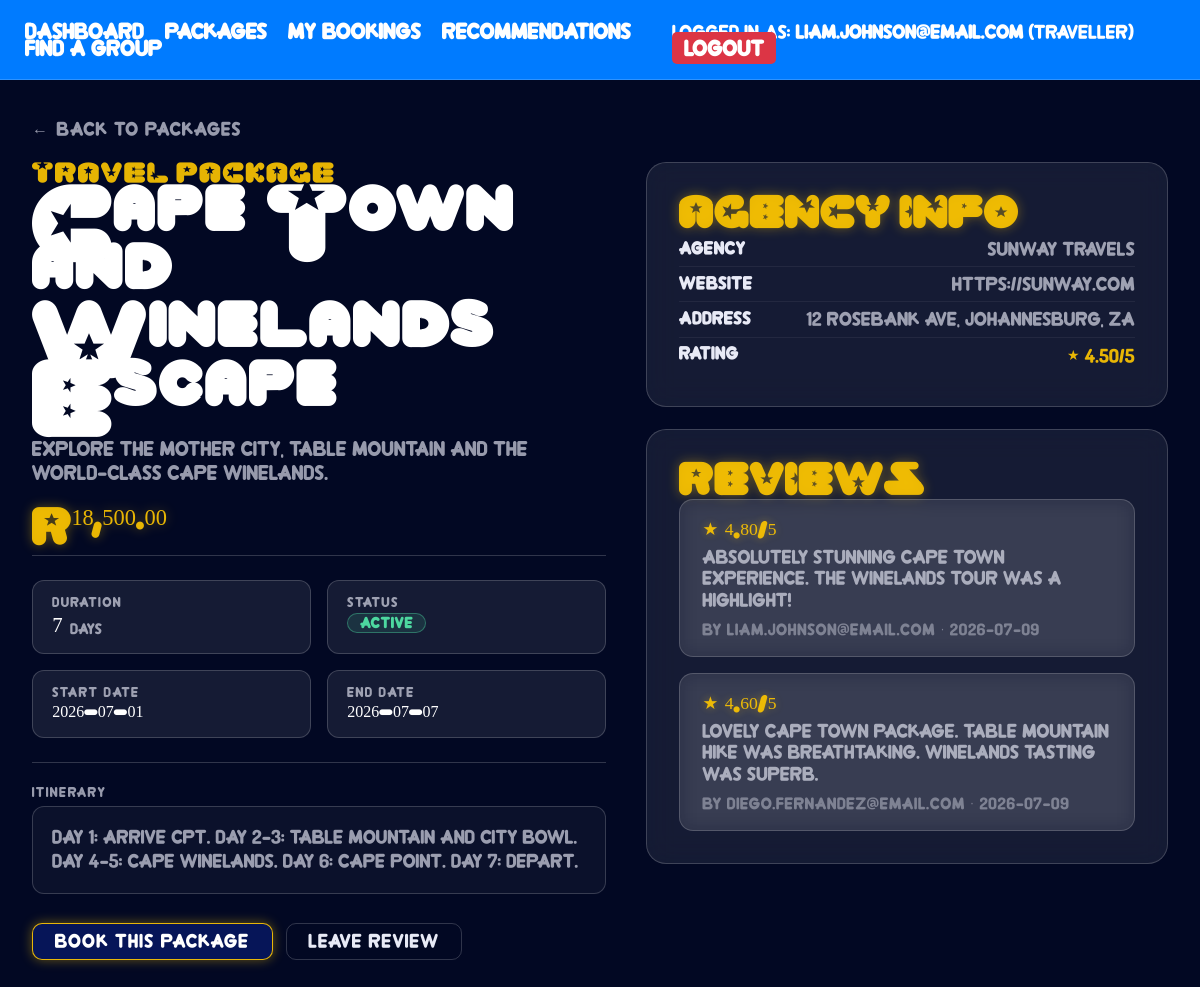
The page /package_details.php?id=1 (signed in) on the database its author committed.
### tables this page shows
CREATE TABLE TravelPackage (
    packageID    INT            NOT NULL AUTO_INCREMENT,
    agencyUserID INT            NOT NULL,
    title        VARCHAR(200)   NOT NULL,
    description  TEXT,
    basePrice    DECIMAL(10,2)  NOT NULL CHECK (basePrice >= 0),
    durationDays INT            NOT NULL CHECK (durationDays > 0),
    itinerary    TEXT,
    status       ENUM('active','inactive','draft') DEFAULT 'active',
    startDate    DATE,
    endDate      DATE,
    dateCreated  DATE           NOT NULL DEFAULT (CURDATE()),
    PRIMARY KEY (packageID),
    CONSTRAINT fk_package_agency FOREIGN KEY (agencyUserID)
        REFERENCES TravelAgency(userID) ON DELETE CASCADE
);

CREATE TABLE TravelAgency (
    userID      INT           NOT NULL,
    name        VARCHAR(120)  NOT NULL,
    description TEXT,
    website     VARCHAR(200),
    rating      DECIMAL(3,2)  DEFAULT 0.00 CHECK (rating BETWEEN 0 AND 5),
    address     VARCHAR(300),
    PRIMARY KEY (userID),
    CONSTRAINT fk_agency_user FOREIGN KEY (userID) REFERENCES User(userID) ON DELETE CASCADE
);

CREATE TABLE Review (
    reviewID        INT           NOT NULL AUTO_INCREMENT,
    travellerUserID INT           NOT NULL,
    rating          DECIMAL(3,2)  NOT NULL CHECK (rating BETWEEN 0 AND 5),
    comment         TEXT,
    reviewDate      DATE          NOT NULL DEFAULT (CURDATE()),
    targetType      ENUM('package','agency') NOT NULL,
    packageID       INT,
    agencyUserID    INT,
    PRIMARY KEY (reviewID),
    CONSTRAINT fk_review_traveller FOREIGN KEY (travellerUserID)
        REFERENCES Traveller(userID) ON DELETE CASCADE,
    CONSTRAINT fk_review_package FOREIGN KEY (packageID)
        REFERENCES TravelPackage(packageID) ON DELETE SET NULL,
    CONSTRAINT fk_review_agency FOREIGN KEY (agencyUserID)
        REFERENCES TravelAgency(userID) ON DELETE SET NULL
);

CREATE TABLE User (
    userID       INT          NOT NULL AUTO_INCREMENT,
    email        VARCHAR(150) NOT NULL UNIQUE,
    passwordHash VARCHAR(255) NOT NULL,
    phone        VARCHAR(25),
    joinDate     DATE         NOT NULL DEFAULT (CURDATE()),
    role         ENUM('traveller','agency') NOT NULL,
    PRIMARY KEY (userID)
);

### public/package_details.php (the view, shortened to what this page needs)
<?php
require_once "../includes/db.php";
$packageID = $_GET["id"];
$stmt = $pdo->prepare("
    SELECT
        p.packageID,
        p.title,
        p.description,
        p.basePrice,
        p.durationDays,
        p.startDate,
        p.endDate,
        p.itinerary,
        p.status,
        a.name AS agencyName,
        a.website AS agencyWebsite,
        a.address AS agencyAddress,
        a.rating AS agencyRating
    FROM TravelPackage p
    JOIN TravelAgency a ON p.agencyUserID = a.userID
    WHERE p.packageID = ?
");
$stmt->execute([$packageID]);
$package = $stmt->fetch(PDO::FETCH_ASSOC);
$reviewStmt = $pdo->prepare("
    SELECT
        r.rating,
        r.comment,
        r.reviewDate,
        u.email AS travellerName
    FROM Review r
    JOIN User u ON r.travellerUserID = u.userID
    WHERE r.packageID = ?
      AND r.targetType = 'package'
    ORDER BY r.reviewDate DESC
");
$reviewStmt->execute([$packageID]);
$reviews = $reviewStmt->fetchAll(PDO::FETCH_ASSOC);
?>
<!DOCTYPE html>
<html lang="en-ZA">
<head>
    <link rel="stylesheet" href="css/style.css">
</head>
<body>
<?php include "../includes/navbar.php"; ?>
<div class="wrapper">
    <div class="page-content">
        <a class="btn-back" href="packages.php">Back to Packages</a>
        <div class="detail-layout">
            <div>
                <div class="view-manufacturer">Travel Package</div>
                <h1 class="view-model"><?php echo htmlspecialchars($package["title"]); ?></h1>
                <p class="view-description"><?php echo htmlspecialchars($package["description"]); ?></p>
                <div class="price-tag" style="margin:1.2rem 0;">
                    R<?php echo number_format($package["basePrice"], 2); ?>
                </div>
                <hr class="section-divider">
                <div class="view-specs">
                    <div class="spec-item">
                        <div class="spec-label">Duration</div>
                        <div class="spec-value"><?php echo $package["durationDays"]; ?> <span class="spec-unit">days</span></div>
                    </div>
                    <div class="spec-item">
                        <div class="spec-label">Status</div>
                        <div class="spec-value" style="font-size:1rem;">
                            <span class="badge badge-<?php echo $package['status']; ?>"><?php echo ucfirst($package["status"]); ?></span>
                        </div>
                    </div>
                    <div class="spec-item">
                        <div class="spec-label">Start Date</div>
                        <div class="spec-value" style="font-size:1rem;"><?php echo htmlspecialchars($package["startDate"] ?? "TBD"); ?></div>
                    </div>
                    <div class="spec-item">
                        <div class="spec-label">End Date</div>
                        <div class="spec-value" style="font-size:1rem;"><?php echo htmlspecialchars($package["endDate"] ?? "TBD"); ?></div>
                    </div>
                </div>
                <?php if ($package["itinerary"]): ?>
                    <hr class="section-divider">
                    <div class="spec-label" style="margin-bottom:.5rem;">Itinerary</div>
                    <div class="itinerary-block"><?php echo nl2br(htmlspecialchars($package["itinerary"])); ?></div>
                <?php endif; ?>
                <div class="btn-row" style="margin-top:1.8rem;">
                    <a class="btn" href="book_package.php?id=<?php echo $package["packageID"]; ?>">Book This Package</a>
                    <a class="btn-secondary" href="leave_review.php?id=<?php echo $package["packageID"]; ?>">Leave Review</a>
                </div>
            </div>
            <div style="display:flex; flex-direction:column; gap:1.4rem;">
                <div class="detail-panel">
                    <h2>Agency Info</h2>
                    <div class="detail-row-item"><strong>Agency</strong><span><?php echo htmlspecialchars($package["agencyName"]); ?></span></div>
                    <div class="detail-row-item"><strong>Website</strong><span><?php echo htmlspecialchars($package["agencyWebsite"] ?? "—"); ?></span></div>
                    <div class="detail-row-item"><strong>Address</strong><span><?php echo htmlspecialchars($package["agencyAddress"] ?? "—"); ?></span></div>
                    <div class="detail-row-item"><strong>Rating</strong>
                        <span style="color:var(--gold);">★ <?php echo htmlspecialchars($package["agencyRating"]); ?>/5</span>
                    </div>
                </div>
                <div class="detail-panel">
                    <h2>Reviews</h2>
                    <?php if (count($reviews) > 0): ?>
                        <div class="reviews-list">
                            <?php foreach ($reviews as $review): ?>
                                <div class="review-card">
                                    <div class="review-rating">★ <?php echo htmlspecialchars($review["rating"]); ?>/5</div>
                                    <p><?php echo htmlspecialchars($review["comment"]); ?></p>
                                    <small>
                                        By <?php echo htmlspecialchars($review["travellerName"]); ?>
                                        · <?php echo htmlspecialchars($review["reviewDate"]); ?>
                                    </small>
                                </div>
                            <?php endforeach; ?>
                        </div>
                    <?php else: ?>
                        <p style="color:var(--text-dim); font-size:14px;">No reviews yet. Be the first!</p>
                    <?php endif; ?>
                </div>
            </div>
        </div>
    </div>
</div>
</body>
</html>

### includes/navbar.php (style rules this page uses)
body { margin: 0; }

### rows shown on the page
travelpackage: title "Cape Town and Winelands Escape", description "Explore the Mother City, Table Mountain and the world-class Cape Winelands.", basePrice "18,500.00", durationDays "7", status "ACTIVE", startDate "2026-07-01", endDate "2026-07-07", itinerary "Day 1: Arrive CPT. Day 2-3: Table Mountain and City Bowl. Day 4-5: Cape Winelands. Day 6: Cape Point. Day 7: Depart.", agencyUserID.name "SunWay Travels", agencyUserID.website "https://sunway.com", agencyUserID.address "12 Rosebank Ave, Johannesburg, ZA", agencyUserID.rating "4.50"
review: rating "4.80", comment "Absolutely stunning Cape Town experience. The winelands tour was a highlight!", user.email "liam.johnson@email.com", reviewDate "2026-07-09"
review: rating "4.60", comment "Lovely Cape Town package. Table Mountain hike was breathtaking. Winelands tasting was superb.", user.email "diego.fernandez@email.com", reviewDate "2026-07-09"

### other values the page prints
$userEmail "liam.johnson@email.com"
$userRole "traveller"
